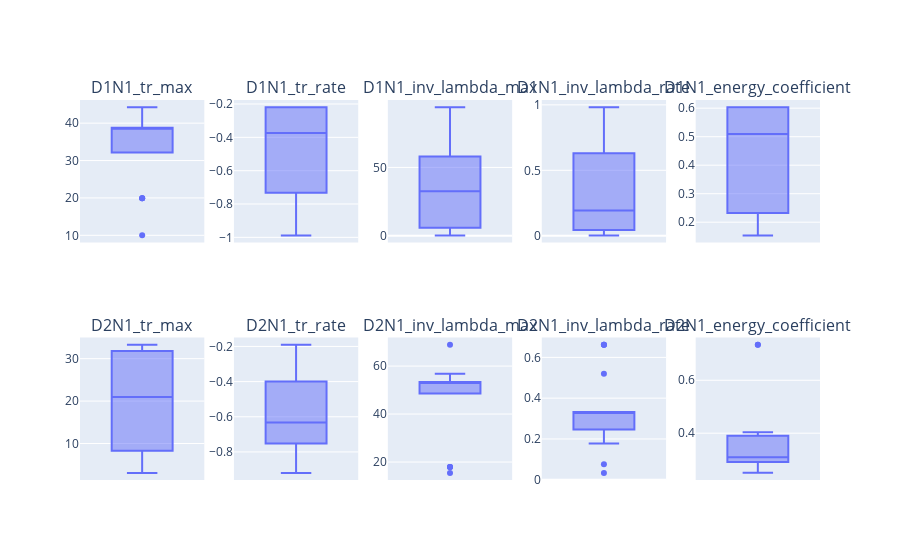

The notebook cell saved with this chart:
### Code cell
viewer.box_plot(5)

### Figure 1 — Plotly figure (JSON) as saved in the notebook; plotly's stock layout.template omitted (floating-point values rounded to 4 significant figures)
{"data": [{"alignmentgroup": "True", "hovertemplate": "D1N1_tr_max=%{y}<extra></extra>", "legendgroup": "", "marker": {"color": "#636efa"}, "name": "", "notched": false, "offsetgroup": "", "orientation": "v", "showlegend": false, "type": "box", "x0": " ", "xaxis": "x", "y": [38.76, 38.76, 38.76, 9.98, 38.76, 38.76, 44.29, 38.32, 38.32, 19.91, 38.76, 19.91, 44.29, 44.29, 38.32, 19.91, 38.76, 32.12], "y0": " ", "yaxis": "y"}, {"alignmentgroup": "True", "hovertemplate": "D1N1_tr_rate=%{y}<extra></extra>", "legendgroup": "", "marker": {"color": "#636efa"}, "name": "", "notched": false, "offsetgroup": "", "orientation": "v", "showlegend": false, "type": "box", "x0": " ", "xaxis": "x2", "y": [-0.2186, -0.2186, -0.2186, -0.4918, -0.2186, -0.2186, -0.9881, -0.7324, -0.7324, -0.3744, -0.2186, -0.3744, -0.9881, -0.9881, -0.7324, -0.3744, -0.2186, -0.3837], "y0": " ", "yaxis": "y2"}, {"alignmentgroup": "True", "hovertemplate": "D1N1_inv_lambda_max=%{y}<extra></extra>", "legendgroup": "", "marker": {"color": "#636efa"}, "name": "", "notched": false, "offsetgroup": "", "orientation": "v", "showlegend": false, "type": "box", "x0": " ", "xaxis": "x3", "y": [5.773, 5.773, 5.773, 45.92, 0.2762, 5.773, 32.65, 57.99, 57.99, 59.73, 5.773, 59.73, 32.65, 32.65, 57.99, 59.73, 5.773, 94.16], "y0": " ", "yaxis": "y3"}, {"alignmentgroup": "True", "hovertemplate": "D1N1_inv_lambda_rate=%{y}<extra></extra>", "legendgroup": "", "marker": {"color": "#636efa"}, "name": "", "notched": false, "offsetgroup": "", "orientation": "v", "showlegend": false, "type": "box", "x0": " ", "xaxis": "x4", "y": [0.04441, 0.04441, 0.04441, 0.9826, 0.04441, 0.6308, 0.8218, 0.8218, 0.8218, 0.4211, 0.01654, 0.4211, 0.1937, 0.1937, 0.1937, 0.4211, 0.002837, 0.04559], "y0": " ", "yaxis": "y4"}, {"alignmentgroup": "True", "hovertemplate": "D1N1_energy_coefficient=%{y}<extra></extra>", "legendgroup": "", "marker": {"color": "#636efa"}, "name": "", "notched": false, "offsetgroup": "", "orientation": "v", "showlegend": false, "type": "box", "x0": " ", "xaxis": "x5", "y": [0.6037, 0.6037, 0.6037, 0.3056, 0.6037, 0.6037, 0.5092, 0.5092, 0.5092, 0.2323, 0.6037, 0.1538, 0.2323, 0.1538, 0.1538, 0.2323, 0.6037, 0.5507], "y0": " ", "yaxis": "y5"}, {"alignmentgroup": "True", "hovertemplate": "D2N1_tr_max=%{y}<extra></extra>", "legendgroup": "", "marker": {"color": "#636efa"}, "name": "", "notched": false, "offsetgroup": "", "orientation": "v", "showlegend": false, "type": "box", "x0": " ", "xaxis": "x6", "y": [28.65, 33.01, 28.65, 5.714, 33.01, 8.288, 31.81, 31.81, 24.76, 3.085, 33.31, 16.55, 3.085, 16.55, 16.55, 3.085, 28.65, 17.12], "y0": " ", "yaxis": "y6"}, {"alignmentgroup": "True", "hovertemplate": "D2N1_tr_rate=%{y}<extra></extra>", "legendgroup": "", "marker": {"color": "#636efa"}, "name": "", "notched": false, "offsetgroup": "", "orientation": "v", "showlegend": false, "type": "box", "x0": " ", "xaxis": "x7", "y": [-0.9193, -0.3995, -0.3995, -0.4758, -0.5679, -0.3995, -0.6325, -0.7516, -0.7516, -0.8051, -0.1897, -0.8051, -0.6325, -0.6325, -0.7516, -0.8051, -0.3995, -0.217], "y0": " ", "yaxis": "y7"}, {"alignmentgroup": "True", "hovertemplate": "D2N1_inv_lambda_max=%{y}<extra></extra>", "legendgroup": "", "marker": {"color": "#636efa"}, "name": "", "notched": false, "offsetgroup": "", "orientation": "v", "showlegend": false, "type": "box", "x0": " ", "xaxis": "x8", "y": [53.34, 53.34, 53.34, 15.49, 53.34, 53.34, 48.6, 56.85, 56.85, 17.97, 53.34, 17.97, 48.6, 48.6, 56.85, 17.97, 53.34, 68.94], "y0": " ", "yaxis": "y8"}, {"alignmentgroup": "True", "hovertemplate": "D2N1_inv_lambda_rate=%{y}<extra></extra>", "legendgroup": "", "marker": {"color": "#636efa"}, "name": "", "notched": false, "offsetgroup": "", "orientation": "v", "showlegend": false, "type": "box", "x0": " ", "xaxis": "x9", "y": [0.3325, 0.3325, 0.3325, 0.07638, 0.1772, 0.3325, 0.2458, 0.2988, 0.5197, 0.6626, 0.3325, 0.6626, 0.2458, 0.2458, 0.2988, 0.6626, 0.03364, 0.328], "y0": " ", "yaxis": "y9"}, {"alignmentgroup": "True", "hovertemplate": "D2N1_energy_coefficient=%{y}<extra></extra>", "legendgroup": "", "marker": {"color": "#636efa"}, "name": "", "notched": false, "offsetgroup": "", "orientation": "v", "showlegend": false, "type": "box", "x0": " ", "xaxis": "x10", "y": [0.2917, 0.2917, 0.2917, 0.404, 0.2502, 0.2917, 0.3904, 0.3099, 0.3099, 0.7347, 0.2917, 0.7347, 0.3904, 0.3904, 0.3099, 0.3076, 0.2917, 0.3076], "y0": " ", "yaxis": "y10"}], "layout": {"annotations": [{"font": {"size": 16}, "showarrow": false, "text": "D1N1_tr_max", "x": 0.084, "xanchor": "center", "xref": "paper", "y": 1, "yanchor": "bottom", "yref": "paper"}, {"font": {"size": 16}, "showarrow": false, "text": "D1N1_tr_rate", "x": 0.292, "xanchor": "center", "xref": "paper", "y": 1, "yanchor": "bottom", "yref": "paper"}, {"font": {"size": 16}, "showarrow": false, "text": "D1N1_inv_lambda_max", "x": 0.5, "xanchor": "center", "xref": "paper", "y": 1, "yanchor": "bottom", "yref": "paper"}, {"font": {"size": 16}, "showarrow": false, "text": "D1N1_inv_lambda_rate", "x": 0.708, "xanchor": "center", "xref": "paper", "y": 1, "yanchor": "bottom", "yref": "paper"}, {"font": {"size": 16}, "showarrow": false, "text": "D1N1_energy_coefficient", "x": 0.916, "xanchor": "center", "xref": "paper", "y": 1, "yanchor": "bottom", "yref": "paper"}, {"font": {"size": 16}, "showarrow": false, "text": "D2N1_tr_max", "x": 0.084, "xanchor": "center", "xref": "paper", "y": 0.375, "yanchor": "bottom", "yref": "paper"}, {"font": {"size": 16}, "showarrow": false, "text": "D2N1_tr_rate", "x": 0.292, "xanchor": "center", "xref": "paper", "y": 0.375, "yanchor": "bottom", "yref": "paper"}, {"font": {"size": 16}, "showarrow": false, "text": "D2N1_inv_lambda_max", "x": 0.5, "xanchor": "center", "xref": "paper", "y": 0.375, "yanchor": "bottom", "yref": "paper"}, {"font": {"size": 16}, "showarrow": false, "text": "D2N1_inv_lambda_rate", "x": 0.708, "xanchor": "center", "xref": "paper", "y": 0.375, "yanchor": "bottom", "yref": "paper"}, {"font": {"size": 16}, "showarrow": false, "text": "D2N1_energy_coefficient", "x": 0.916, "xanchor": "center", "xref": "paper", "y": 0.375, "yanchor": "bottom", "yref": "paper"}], "xaxis": {"anchor": "y", "domain": [0, 0.168]}, "xaxis10": {"anchor": "y10", "domain": [0.832, 1]}, "xaxis2": {"anchor": "y2", "domain": [0.208, 0.376]}, "xaxis3": {"anchor": "y3", "domain": [0.416, 0.584]}, "xaxis4": {"anchor": "y4", "domain": [0.624, 0.792]}, "xaxis5": {"anchor": "y5", "domain": [0.832, 1]}, "xaxis6": {"anchor": "y6", "domain": [0, 0.168]}, "xaxis7": {"anchor": "y7", "domain": [0.208, 0.376]}, "xaxis8": {"anchor": "y8", "domain": [0.416, 0.584]}, "xaxis9": {"anchor": "y9", "domain": [0.624, 0.792]}, "yaxis": {"anchor": "x", "domain": [0.625, 1]}, "yaxis10": {"anchor": "x10", "domain": [0, 0.375]}, "yaxis2": {"anchor": "x2", "domain": [0.625, 1]}, "yaxis3": {"anchor": "x3", "domain": [0.625, 1]}, "yaxis4": {"anchor": "x4", "domain": [0.625, 1]}, "yaxis5": {"anchor": "x5", "domain": [0.625, 1]}, "yaxis6": {"anchor": "x6", "domain": [0, 0.375]}, "yaxis7": {"anchor": "x7", "domain": [0, 0.375]}, "yaxis8": {"anchor": "x8", "domain": [0, 0.375]}, "yaxis9": {"anchor": "x9", "domain": [0, 0.375]}}}
